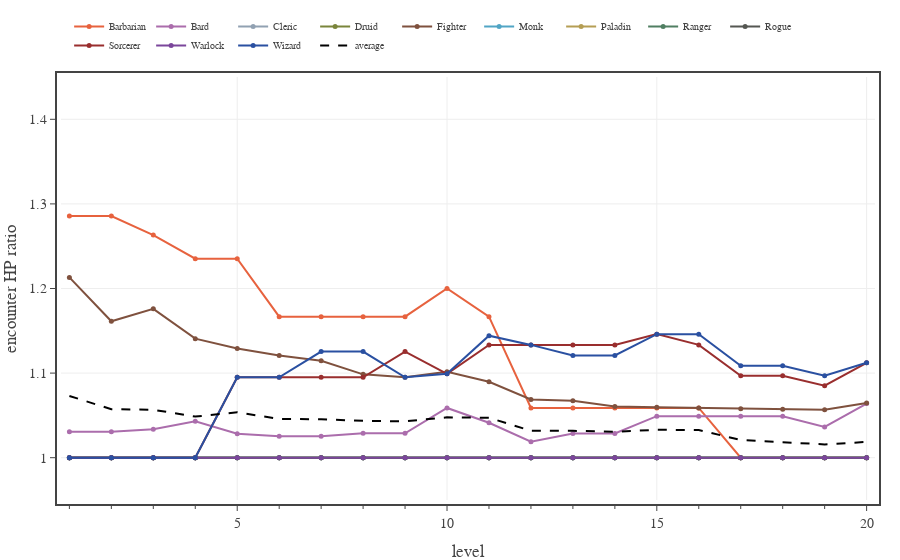

Notebook cell for this chart:
### Code cell
# Plots average encounter HP for each class on days with only one Deadly encounters and no short rest. 
n_enc = 1
encounter_difficulty = 'Deadly'

with open(f'../xp-and-player-characters/pc data - Medium 2 short rests.json', 'r') as fin:
    pc_data0 = json.load(fin)

with open(f'../xp-and-player-characters/pc data - {encounter_difficulty} 2 short rests.json', 'r') as fin:
    pc_data1 = json.load(fin)

levels = np.array(range(1,21,1))
enc_XP_budget = 0.5 * np.array(ENCOUNTER_DIFFICULTIES['Daily']['XP'])

fig = go.Figure(
    layout=go.Layout(
        template=TFB_TEMPLATE,
        xaxis=dict(
            title_text='level',
            range=[0.8, 20.2],
            tick0=0, dtick=5,
            minor=dict(tick0=0, dtick=1),
        ),
        yaxis=dict(
            autorange=False,
            title_text='encounter HP ratio',
            range=[0.95, 1.45],
            tick0=0, dtick=0.1,
            minor=dict(tick0=0, dtick=0.5),
        ),
        legend=dict(
            yanchor='bottom',  y=1.04,
            xanchor='left', x=0.01,
            orientation='h',
        )
    )
)

eXPmean = np.zeros(20)
aXPmean = np.zeros(20)
for pc in PC_CLASSES:
    eXP = np.zeros(20)

    for level in range(20):
        encounters = pc_data1[pc][level]['encounters']
        encounters = [x for x in encounters if x['type'] == 'encounter']
        eXP[level] = np.mean([x['effective hit points mean'] for x in encounters[0:n_enc]])

    eXPmean += eXP
    #aXP  = np.array([x['encounter XP mean']/x['effective damage per round mean'] for x in pc_data0[pc]])
    for level in range(20):
        encounters = pc_data0[pc][level]['encounters']
        encounters = [x for x in encounters if x['type'] == 'encounter']
        aXP[level] = np.mean([x['effective hit points mean'] for x in encounters[0:]])
    aXPmean += aXP

    fig.add_trace(go.Scatter(
        x=levels, 
        y=eXP/aXP,
        mode='lines+markers', 
        line={'color': PC_CLASSES[pc]['color']},
        marker={'size': 5},
        unselected=dict(marker=dict(opacity=0.0)),
        name=pc,
        hovertemplate=
            '<b>'+pc+'</b><br>'+
            'lvl %{x}<br>'+
            'eff HP %{y:.2f}'+
            '<extra></extra>'
    ))

eXPmean /= len(PC_CLASSES)
aXPmean /= len(PC_CLASSES)
fig.add_trace(go.Scatter(
    x=levels, 
    y=eXPmean/aXPmean,
    mode='lines', 
    line=dict(color='black', dash='dash'),
    unselected=dict(marker=dict(opacity=0.0)),
    name='average',
    hoverinfo='skip'
))

# show figure
fig.show(config=TFB_CONFIG)

# save large format figure
if SAVEFIGS:
    file_name = f'./fig-single-encounter-ehp-vs-level-{encounter_difficulty.lower()}-large.html'
    fig_html = fig.to_html(
        config=TFB_CONFIG,
        include_plotlyjs=False, 
        full_html=False, 
    )
    fig_soup = BeautifulSoup(fig_html, 'html.parser')
    fig_soup.div['class'] = 'plotly-div-large'
    fig_soup.div['style'] = 'aspect-ratio:600/550'
    with open(file_name, 'wb') as fout:
        fout.write(fig_soup.prettify('utf-8'))

# save small format figure
if SAVEFIGS:
    fig.update_traces(marker=dict(size=4))
    fig.update_layout(font=dict(size=10), legend=dict(font_size=8))
    file_name = f'./fig-single-encounter-ehp-vs-level-{encounter_difficulty.lower()}-small.html'
    fig_html = fig.to_html(
        config=TFB_CONFIG,
        include_plotlyjs=False, 
        full_html=False, 
    )
    fig_soup = BeautifulSoup(fig_html, 'html.parser')
    fig_soup.div['class'] = 'plotly-div-small'
    fig_soup.div['style'] = 'aspect-ratio:600/600'
    with open(file_name, 'wb') as fout:
        fout.write(fig_soup.prettify('utf-8'))

### Figure 1 — Plotly figure (JSON) as saved in the notebook; plotly's stock layout.template omitted (floating-point values rounded to 4 significant figures)
{"data": [{"hovertemplate": "<b>Barbarian</b><br>lvl %{x}<br>eff HP %{y:.2f}<extra></extra>", "line": {"color": "#E7623E"}, "marker": {"size": 5}, "mode": "lines+markers", "name": "Barbarian", "type": "scatter", "unselected": {"marker": {"opacity": 0}}, "x": [1, 2, 3, 4, 5, 6, 7, 8, 9, 10, 11, 12, 13, 14, 15, 16, 17, 18, 19, 20], "y": [1.286, 1.286, 1.263, 1.235, 1.235, 1.167, 1.167, 1.167, 1.167, 1.2, 1.167, 1.059, 1.059, 1.059, 1.059, 1.059, 1.0, 1.0, 1, 1.0]}, {"hovertemplate": "<b>Bard</b><br>lvl %{x}<br>eff HP %{y:.2f}<extra></extra>", "line": {"color": "#AB6DAC"}, "marker": {"size": 5}, "mode": "lines+markers", "name": "Bard", "type": "scatter", "unselected": {"marker": {"opacity": 0}}, "x": [1, 2, 3, 4, 5, 6, 7, 8, 9, 10, 11, 12, 13, 14, 15, 16, 17, 18, 19, 20], "y": [1.031, 1.031, 1.034, 1.043, 1.028, 1.025, 1.025, 1.029, 1.029, 1.059, 1.041, 1.019, 1.029, 1.029, 1.049, 1.049, 1.049, 1.049, 1.036, 1.064]}, {"hovertemplate": "<b>Cleric</b><br>lvl %{x}<br>eff HP %{y:.2f}<extra></extra>", "line": {"color": "#91A1B2"}, "marker": {"size": 5}, "mode": "lines+markers", "name": "Cleric", "type": "scatter", "unselected": {"marker": {"opacity": 0}}, "x": [1, 2, 3, 4, 5, 6, 7, 8, 9, 10, 11, 12, 13, 14, 15, 16, 17, 18, 19, 20], "y": [1, 1.0, 1, 1, 1.0, 1, 1.0, 1.0, 1.0, 1, 1.0, 1, 1, 1.0, 1.0, 1, 1, 1, 1, 1.0]}, {"hovertemplate": "<b>Druid</b><br>lvl %{x}<br>eff HP %{y:.2f}<extra></extra>", "line": {"color": "#7A853B"}, "marker": {"size": 5}, "mode": "lines+markers", "name": "Druid", "type": "scatter", "unselected": {"marker": {"opacity": 0}}, "x": [1, 2, 3, 4, 5, 6, 7, 8, 9, 10, 11, 12, 13, 14, 15, 16, 17, 18, 19, 20], "y": [1.0, 1, 1, 1.0, 1, 1, 1.0, 1.0, 1, 1, 1, 1, 1, 1, 1, 1.0, 1, 1, 1.0, 1.0]}, {"hovertemplate": "<b>Fighter</b><br>lvl %{x}<br>eff HP %{y:.2f}<extra></extra>", "line": {"color": "#7F513E"}, "marker": {"size": 5}, "mode": "lines+markers", "name": "Fighter", "type": "scatter", "unselected": {"marker": {"opacity": 0}}, "x": [1, 2, 3, 4, 5, 6, 7, 8, 9, 10, 11, 12, 13, 14, 15, 16, 17, 18, 19, 20], "y": [1.213, 1.161, 1.176, 1.141, 1.129, 1.121, 1.115, 1.099, 1.095, 1.102, 1.09, 1.069, 1.067, 1.06, 1.06, 1.059, 1.058, 1.057, 1.057, 1.065]}, {"hovertemplate": "<b>Monk</b><br>lvl %{x}<br>eff HP %{y:.2f}<extra></extra>", "line": {"color": "#51A5C5"}, "marker": {"size": 5}, "mode": "lines+markers", "name": "Monk", "type": "scatter", "unselected": {"marker": {"opacity": 0}}, "x": [1, 2, 3, 4, 5, 6, 7, 8, 9, 10, 11, 12, 13, 14, 15, 16, 17, 18, 19, 20], "y": [1, 1.0, 1, 1.0, 1.0, 1, 1.0, 1.0, 1, 1, 1, 1.0, 1.0, 1.0, 1.0, 1, 1, 1, 1.0, 1]}, {"hovertemplate": "<b>Paladin</b><br>lvl %{x}<br>eff HP %{y:.2f}<extra></extra>", "line": {"color": "#B59E54"}, "marker": {"size": 5}, "mode": "lines+markers", "name": "Paladin", "type": "scatter", "unselected": {"marker": {"opacity": 0}}, "x": [1, 2, 3, 4, 5, 6, 7, 8, 9, 10, 11, 12, 13, 14, 15, 16, 17, 18, 19, 20], "y": [1.0, 1, 1, 1, 1.0, 1, 1, 1, 1.0, 1, 1.0, 1, 1.0, 1, 1, 1, 1, 1.0, 1, 1.0]}, {"hovertemplate": "<b>Ranger</b><br>lvl %{x}<br>eff HP %{y:.2f}<extra></extra>", "line": {"color": "#507F62"}, "marker": {"size": 5}, "mode": "lines+markers", "name": "Ranger", "type": "scatter", "unselected": {"marker": {"opacity": 0}}, "x": [1, 2, 3, 4, 5, 6, 7, 8, 9, 10, 11, 12, 13, 14, 15, 16, 17, 18, 19, 20], "y": [1.0, 1, 1, 1.0, 1, 1.0, 1.0, 1.0, 1.0, 1, 1.0, 1, 1, 1.0, 1.0, 1, 1, 1.0, 1.0, 1]}, {"hovertemplate": "<b>Rogue</b><br>lvl %{x}<br>eff HP %{y:.2f}<extra></extra>", "line": {"color": "#555752"}, "marker": {"size": 5}, "mode": "lines+markers", "name": "Rogue", "type": "scatter", "unselected": {"marker": {"opacity": 0}}, "x": [1, 2, 3, 4, 5, 6, 7, 8, 9, 10, 11, 12, 13, 14, 15, 16, 17, 18, 19, 20], "y": [1.0, 1.0, 1, 1.0, 1.0, 1, 1, 1, 1, 1, 1, 1, 1.0, 1, 1.0, 1.0, 1, 1, 1, 1.0]}, {"hovertemplate": "<b>Sorcerer</b><br>lvl %{x}<br>eff HP %{y:.2f}<extra></extra>", "line": {"color": "#992E2E"}, "marker": {"size": 5}, "mode": "lines+markers", "name": "Sorcerer", "type": "scatter", "unselected": {"marker": {"opacity": 0}}, "x": [1, 2, 3, 4, 5, 6, 7, 8, 9, 10, 11, 12, 13, 14, 15, 16, 17, 18, 19, 20], "y": [1, 1.0, 1, 1.0, 1.095, 1.095, 1.095, 1.095, 1.125, 1.099, 1.133, 1.133, 1.133, 1.133, 1.146, 1.133, 1.097, 1.097, 1.085, 1.112]}, {"hovertemplate": "<b>Warlock</b><br>lvl %{x}<br>eff HP %{y:.2f}<extra></extra>", "line": {"color": "#7B469B"}, "marker": {"size": 5}, "mode": "lines+markers", "name": "Warlock", "type": "scatter", "unselected": {"marker": {"opacity": 0}}, "x": [1, 2, 3, 4, 5, 6, 7, 8, 9, 10, 11, 12, 13, 14, 15, 16, 17, 18, 19, 20], "y": [1, 1, 1, 1, 1.0, 1.0, 1.0, 1, 1, 1, 1, 1, 1.0, 1.0, 1, 1, 1.0, 1, 1.0, 1]}, {"hovertemplate": "<b>Wizard</b><br>lvl %{x}<br>eff HP %{y:.2f}<extra></extra>", "line": {"color": "#2A50A1"}, "marker": {"size": 5}, "mode": "lines+markers", "name": "Wizard", "type": "scatter", "unselected": {"marker": {"opacity": 0}}, "x": [1, 2, 3, 4, 5, 6, 7, 8, 9, 10, 11, 12, 13, 14, 15, 16, 17, 18, 19, 20], "y": [1, 1.0, 1, 1.0, 1.095, 1.095, 1.125, 1.125, 1.095, 1.099, 1.144, 1.133, 1.121, 1.121, 1.146, 1.146, 1.109, 1.109, 1.097, 1.112]}, {"hoverinfo": "skip", "line": {"color": "black", "dash": "dash"}, "mode": "lines", "name": "average", "type": "scatter", "unselected": {"marker": {"opacity": 0}}, "x": [1, 2, 3, 4, 5, 6, 7, 8, 9, 10, 11, 12, 13, 14, 15, 16, 17, 18, 19, 20], "y": [1.073, 1.057, 1.057, 1.049, 1.054, 1.046, 1.045, 1.044, 1.043, 1.048, 1.047, 1.032, 1.032, 1.031, 1.033, 1.033, 1.021, 1.018, 1.016, 1.019]}], "layout": {"legend": {"orientation": "h", "x": 0.01, "xanchor": "left", "y": 1.04, "yanchor": "bottom"}, "xaxis": {"dtick": 5, "minor": {"dtick": 1, "tick0": 0}, "range": [0.8, 20.2], "tick0": 0, "title": {"text": "level"}}, "yaxis": {"autorange": false, "dtick": 0.1, "minor": {"dtick": 0.5, "tick0": 0}, "range": [0.95, 1.45], "tick0": 0, "title": {"text": "encounter HP ratio"}}}}
